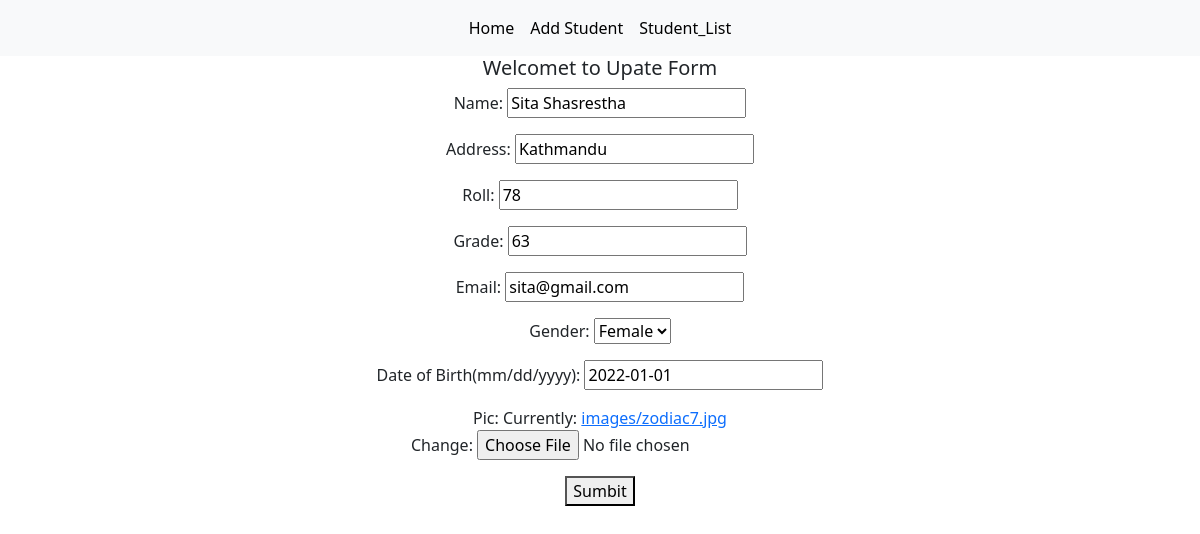
The app's page /studentupate/12 with its own data.
### school/models.py (models this page shows, shortened)
class Student(models.Model):
    name= models.CharField(max_length=100)
    address=models.CharField(max_length=100)
    roll= models.IntegerField(unique=True)
    grade= models.IntegerField()
    email=models.EmailField(max_length=150)
    gender= models.CharField(choices=GENDER_CHOICES,max_length=6, null=True, default='Male')
    add_date= models.DateField(auto_now_add=True, null=True)
    dob= models.DateField("Date of Birth(mm/dd/yyyy)",null= True, auto_now_add=False, auto_now=False)
    pic= models.ImageField(upload_to= 'images/', null=True)

### school/views.py (the view)
# urls.py: path('studentupate/<int:pk>', StudentUpdate.as_view(), name='studentupdate'),
class StudentUpdate(UpdateView):
    model= Student
    template_name='update_student.html'
    fields= ['name','address','roll','grade', 'email','gender','dob','pic']
    success_url='/studentlist/'

### templates/update_student.html (shortened to what this page needs)
{% extends 'base.html' %}
{% block bodycontent %}
<div class="contaier text-center">
    <h5>Welcomet to Upate Form</h5>
 <form action="" method="POST" enctype="multipart/form-data">
    {{ form.as_p }}
    <button type="submit">Sumbit</button>
</div>
{% endblock bodycontent %}

### records on screen
Student: name "Sita Shasrestha", address "Kathmandu", roll "78", grade "63", email "sita@gmail.com", gender "Female", dob "2022-01-01"
